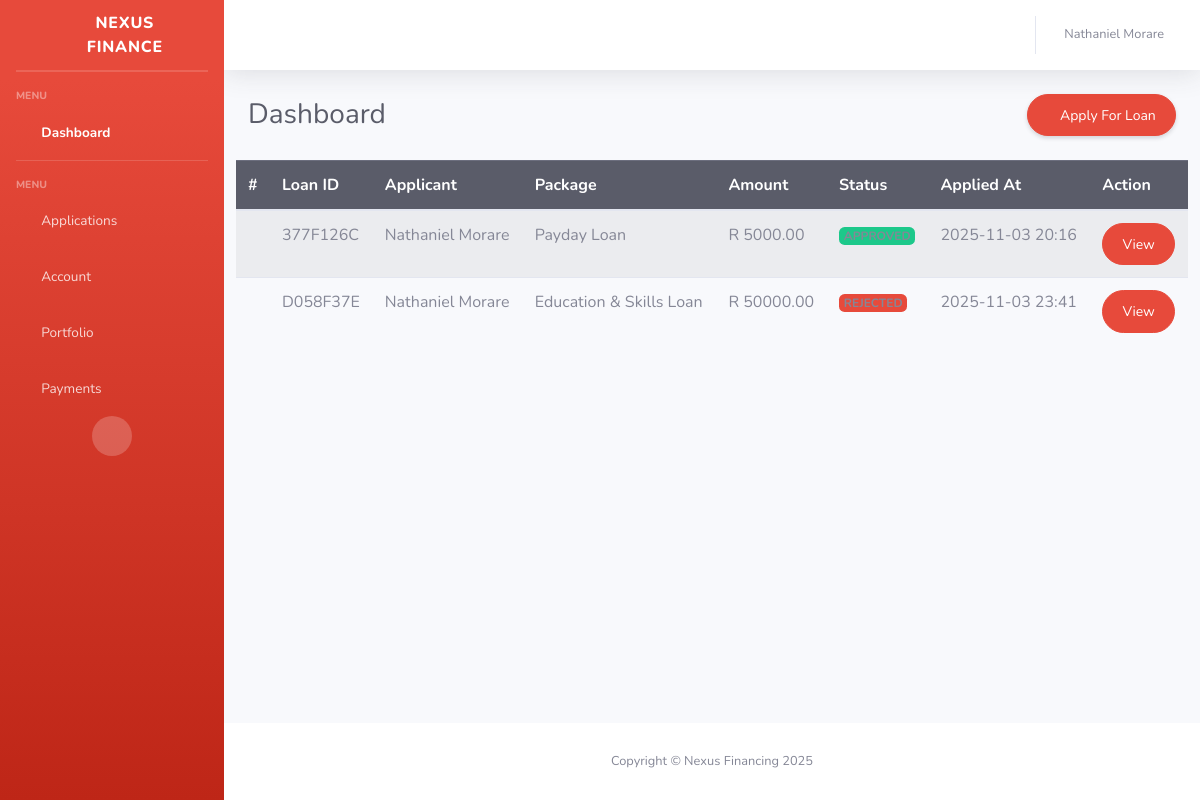
Page /my-loans/ (signed in) on the earlier database version.
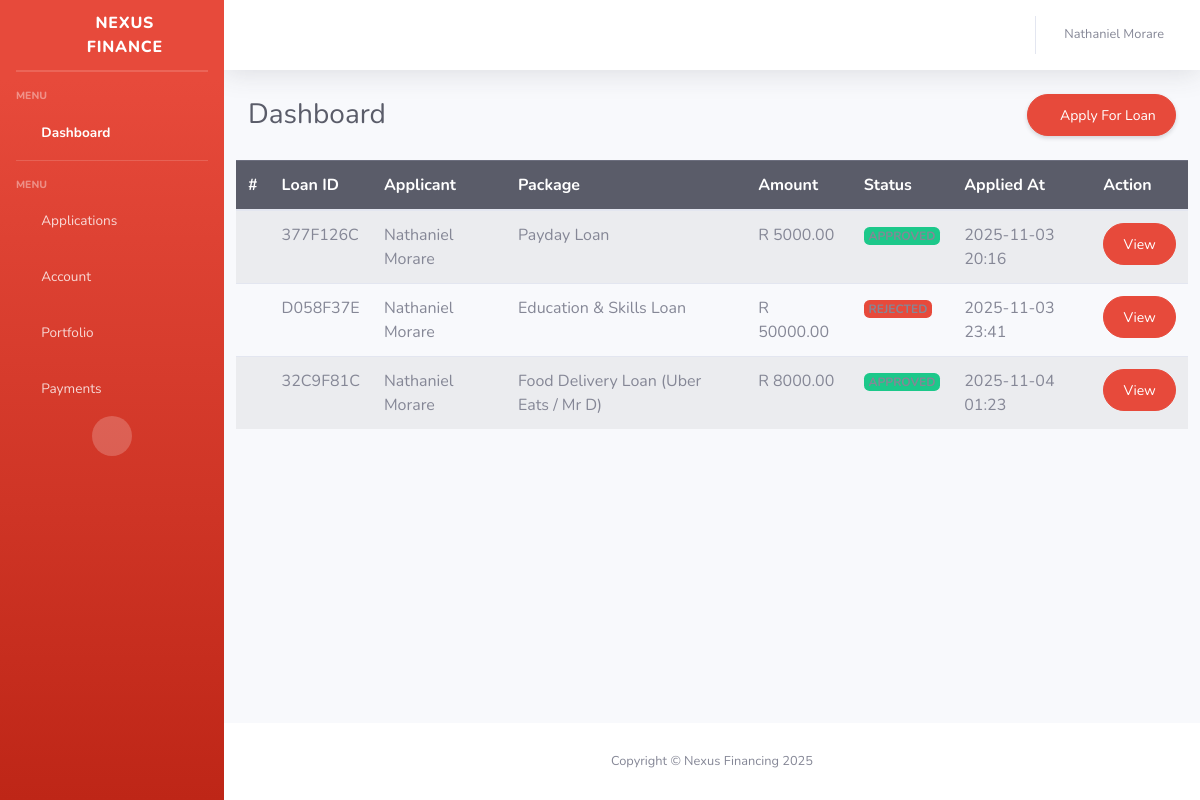
Same page on the later database version.
### loans_project/models/client.py (models this page shows, shortened)
class Client(AbstractUser):
    id = models.UUIDField(primary_key=True, default=uuid.uuid4, editable=False)
    email = models.EmailField(unique=True)
    phone_number = models.CharField(max_length=15, blank=True, null=True)
    is_verified = models.BooleanField(default=True)
    USERNAME_FIELD = "email"  # <-- use email for authentication
    REQUIRED_FIELDS = ["username", "first_name", "last_name"]  # username is still required by AbstractUser

### loans_project/models/loans.py (models this page shows, shortened)
class Loan(models.Model):
    id = models.UUIDField(primary_key=True, default=uuid.uuid4, editable=False)
    user = models.ForeignKey(User, on_delete=models.CASCADE, related_name="loans")
    loan_id = models.CharField(max_length=100, unique=True)  # external reference
    package = models.CharField(max_length=100)               # e.g. "Payday Loan"
    loan_term = models.CharField(max_length=50)              # short/mid/long term
    interest_rate = models.DecimalField(max_digits=5, decimal_places=2)  # %
    duration_months = models.IntegerField()                  # months
    amount = models.DecimalField(max_digits=12, decimal_places=2)
    reason = models.TextField(blank=True, null=True)
    applied_at = models.DateTimeField(auto_now_add=True)
    status = models.CharField(max_length=50, default="PENDING")
    first_name = models.CharField(max_length=150)
    last_name = models.CharField(max_length=150)
    citizen = models.BooleanField(default=True)
    id_number = models.CharField(max_length=20)
    email = models.EmailField()
    phone = models.CharField(max_length=20)
    address = models.TextField()
    postal_code = models.CharField(max_length=10)
    city = models.CharField(max_length=100)
    province = models.CharField(max_length=100)
    company = models.CharField(max_length=150, blank=True, null=True)
    position = models.CharField(max_length=150, blank=True, null=True)
    salary = models.DecimalField(max_digits=12, decimal_places=2, blank=True, null=True)
    id_document = models.FileField(upload_to="documents/id/")
    proof_of_income = models.FileField(upload_to="documents/income/")
    proof_of_residence = models.FileField(upload_to="documents/residence/")
    employment_doc = models.FileField(upload_to="documents/employment/")

### loans_project/views/client_views.py (the view)
# urls.py: path('my-loans/', loan_applications, name='loan_applications'),
@login_required(login_url='/login/')
def loan_applications(request):
    loans = Loan.objects.filter(user=request.user)  # filter by user object
    user = request.user  # already the logged-in user
    context = {
        "user": user,
        "loans": loans
    }
    return render(request, "clients/applications.html", context)

### loans_project/templates/clients/applications.html (shortened to what this page needs)
{% load static %}
<!DOCTYPE html>
<html lang="en">
<head>
    <link href="{% static 'vendor/fontawesome-free/css/all.min.css' %}" rel="stylesheet" type="text/css">
    <link href="{% static 'styles/dashboard.css' %}" rel="stylesheet">
    <link href="{% static 'styles/loan_form.css' %}" rel="stylesheet">
</head>
<body id="page-top">
    <div id="wrapper">
        <ul class="navbar-nav bg-gradient-danger sidebar sidebar-dark accordion" id="accordionSidebar">
            <a class="sidebar-brand d-flex align-items-center justify-content-center" href="{% url 'dashboard' %}">
                <div class="sidebar-brand-icon rotate-n-15">
                    <i class="fas fa-landmark"></i>
                </div>
                <div class="sidebar-brand-text mx-3">Nexus Finance</div>
            </a>
            <hr class="sidebar-divider my-0">
            <hr class="sidebar-divider">
            <div class="sidebar-heading">
                Menu
            </div>
            <li class="nav-item active">
                <a class="nav-link" href="{% url 'dashboard' %}">
                    <i class="fas fa-fw fa-home"></i>
                    <span>Dashboard</span></a>
            </li>
            <hr class="sidebar-divider">
            <div class="sidebar-heading">
                Menu
            </div>
            <li class="nav-item">
                <a class="nav-link" href="{% url 'loan_applications' %}" aria-expanded="true">
                    <i class="fas fa-fw fa-book"></i>
                    <span>Applications</span>
                </a>
            </li>
            <li class="nav-item">
                <a class="nav-link" href="{% url 'account' %}" aria-expanded="true">
                    <i class="fas fa-fw fa-wallet"></i>
                    <span>Account</span>
                </a>
            </li>
            <li class="nav-item">
                <a class="nav-link" href="{% url 'portfolio' %}" aria-expanded="true">
                    <i class="fas fa-fw fa-chart-line"></i>
                    <span>Portfolio</span>
                </a>
            </li>
            <li class="nav-item">
                <a class="nav-link" href="{% url 'payments' %}" aria-expanded="true">
                    <i class="fas fa-fw fa-wallet"></i>
                    <span>Payments</span>
                </a>
            </li>
            <div class="text-center d-none d-md-inline">
                <button class="rounded-circle border-0" id="sidebarToggle"></button>
            </div>
        </ul>
        <div id="content-wrapper" class="d-flex flex-column">
            <div id="content">
                <nav class="navbar navbar-expand navbar-light bg-white topbar mb-4 static-top shadow">
                    <ul class="navbar-nav ml-auto">
                        <li class="nav-item dropdown no-arrow">
                            <a class="nav-link dropdown-toggle" href="#" id="userDropdown" role="button"
                                data-toggle="dropdown" aria-haspopup="true" aria-expanded="false">
                                <span class="mr-2 d-none d-lg-inline text-gray-600 small">{{user.first_name}}&nbsp;{{user.last_name}}</span>
                            </a>
                        </li>
                    </ul>
                </nav>
                <div class="container-fluid">
                    <div class="d-sm-flex align-items-center justify-content-between mb-4">
                        <h1 class="h3 mb-0 text-gray-800">Dashboard</h1>
                        <a href="{% url 'selectLoanType' %}" class="d-none d-sm-inline-block btn btn-sm btn-danger shadow-sm"><i
                                class="fas fa-file fa-sm text-white-50"></i>&nbsp;Apply For Loan</a>
                    </div>
                    <div class="row justify-content-center">
                    <div class="table-responsive">
                        <table class="table table-striped table-hover align-middle">
                            <thead class="table-dark">
                                <tr>
                                    <th>#</th>
                                    <th>Loan ID</th>
                                    <th>Applicant</th>
                                    <th>Package</th>
                                    <th>Amount</th>
                                    <th>Status</th>
                                    <th>Applied At</th>
                                    <th>Action</th>
                                </tr>
                            </thead>
                            <tbody>
                                {% for loan in loans %}
                                <tr>
                                    <td>{{ loop.index }}</td>
                                    <td>{{ loan.loan_id }}</td>
                                    <td>{{ loan.first_name }} {{ loan.last_name }}</td>
                                    <td>{{ loan.package }}</td>
                                    <td>R {{ loan.amount|floatformat:2 }}</td>
                                    <td>
                                        <span class="badge
                                            {% if loan.status == 'APPROVED' %} bg-success
                                            {% elif loan.status == 'REJECTED' %} bg-danger
                                            {% else %} bg-warning text-dark {% endif %}">
                                            {{ loan.status }}
                                        </span>
                                    </td>
                                    <td>{{ loan.applied_at|date:"Y-m-d H:i" }}</td>
                                    <td>
                                        <button class="btn btn-sm btn-danger" data-bs-toggle="modal" data-bs-target="#loanModal{{ loan.id }}">
                                            View
                                        </button>
                                    </td>
                                </tr>
                                {% endfor %}
                            </tbody>
                        </table>
                    </div>
                    </div>
                </div>
            </div>
            <footer class="sticky-footer bg-white">
                <div class="container my-auto">
                    <div class="copyright text-center my-auto">
                        <span>Copyright &copy; Nexus Financing 2025</span>
                    </div>
                </div>
            </footer>
        </div>
    </div>
</body>
</html>

### loans_project/static/styles/loan_form.css (style rules this page uses)
.btn-primary, .btn-secondary, .btn-danger { border-radius: 50px; padding: 0.6rem 1.2rem; }

Differences in the rows shown:
added Loan: loan_id "32C9F81C", first_name "Nathaniel", last_name "Morare", package "Food Delivery Loan (Uber Eats / Mr D)", amount "8000.00", status "APPROVED", applied_at "2025-11-04 01:23"
